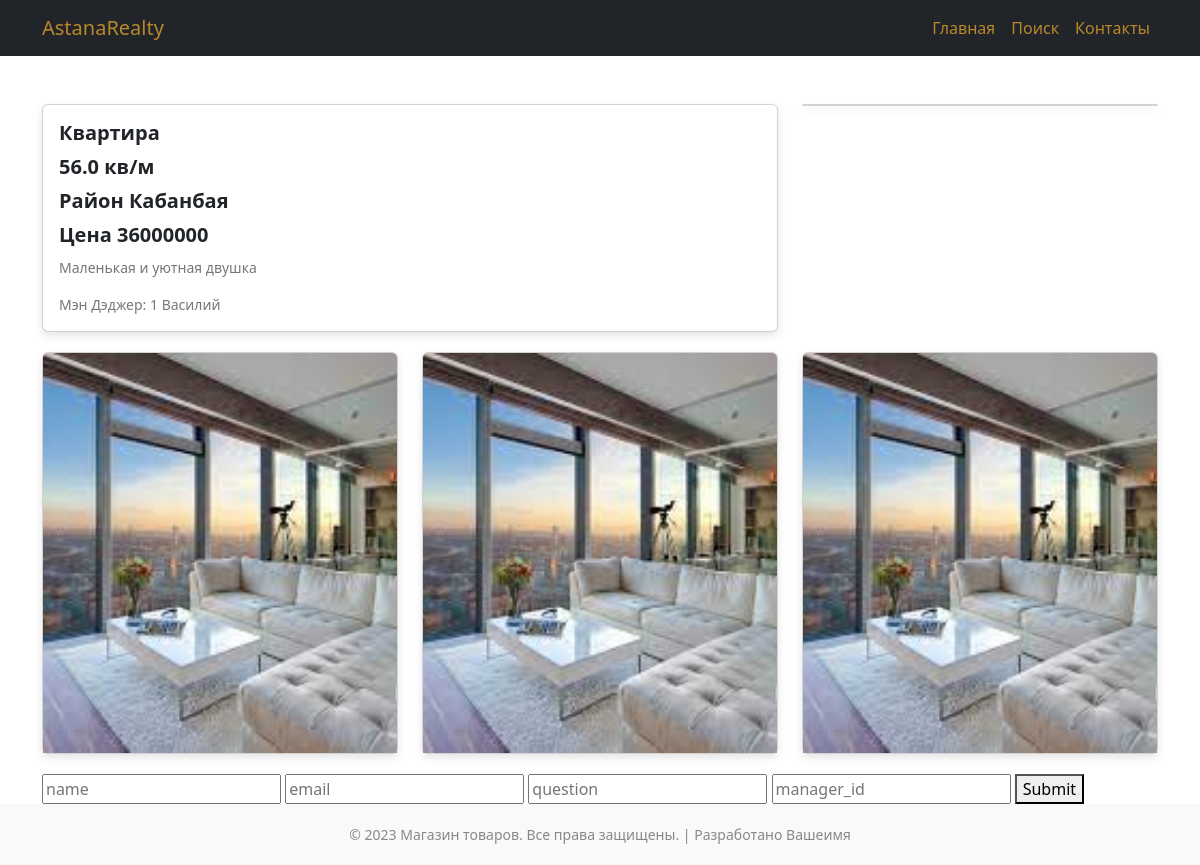
Page /home/2 on the committed database.
### homes/models.py (models this page shows, shortened)
class Home(models.Model):
    title = models.CharField(max_length=200, blank=True,null=True)
    info = models.TextField()
    s = models.FloatField()
    district = models.CharField(max_length=200)
    cost = models.IntegerField()
    img = models.ImageField(upload_to='img', blank=True, null=True)
    manager = models.ForeignKey(Manager, on_delete=models.PROTECT, blank=True, null=True)
    category = models.ForeignKey(Category, on_delete=models.PROTECT, blank=True, null=True)

### managers/models.py (models this page shows)
class Manager(models.Model):
    first_name = models.CharField(max_length=50)
    last_name = models.CharField(max_length=50)
    phone = models.CharField(max_length=50)
    email = models.EmailField()
    img = models.ImageField(upload_to='manager_img')
    def __str__(self):
        return f'{self.id}  {self.first_name}'

### homes/views.py (the view)
# urls.py: path('home/<int:pk>', detail_view, name='detail_page'),
def detail_view(request, pk):
    home = Home.objects.get(id=pk)
    if request.method == 'POST':
        form = ApplicationForm(request.POST)
        if form.is_valid():
            form.save()
        return redirect('homes:main_page')
    else:
        form = ApplicationForm()
    return render(request, 'detail.html', {'home': home, 'form': form})

### application/forms.py
class ApplicationForm(forms.ModelForm):
    class Meta:
        model = Application
        fields = ['name', 'email', 'question', 'manager_id']

### templates/detail.html (shortened to what this page needs)
{% extends 'base.html' %}
{% block content %}
<br>
<br>
<div class="container">
    <div class="row">
        <div class="col-md-8">
            <div class="card">
                <div class="card-body">
                    <h5 class="card-title">{{ home.title }}</h5>
                    <h5 class="card-title">{{ home.s }} кв/м</h5>
                    <h5 class="card-title">Район {{ home.district }}</h5>
                    <h5 class="card-title">Цена {{ home.cost }}</h5>
                    <p class="card-text">{{ home.info }}</p>
                    <p class="card-text">Мэн Дэджер: {{ home.manager }}</p>
                </div>
            </div>
        </div>
        <div class="col-md-4">
            <div class="card">
            </div>
        </div>
    </div>
    <div class="row">
        <div class="col-md-4">
            <div class="card">
                {% if home.img %}
                <img src="{{ home.img.url }}" class="card-img-top" alt="Товар 1">
                {% else %}
                <img src="https://edit.org/images/cat/book-covers-big-2019101610.jpg" class="card-img-top" alt="Товар 1">
                {% endif %}
            </div>
        </div>
        <div class="col-md-4">
            <div class="card">
                {% if home.img %}
                <img src="{{ home.img.url }}" class="card-img-top" alt="Товар 1">
                {% else %}
                <img src="https://edit.org/images/cat/book-covers-big-2019101610.jpg" class="card-img-top" alt="Товар 1">
                {% endif %}
            </div>
        </div>
        <div class="col-md-4">
            <div class="card">
                {% if home.img %}
                <img src="{{ home.img.url }}" class="card-img-top" alt="Товар 1">
                {% else %}
                <img src="https://edit.org/images/cat/book-covers-big-2019101610.jpg" class="card-img-top" alt="Товар 1">
                {% endif %}
            </div>
        </div>
    </div>
</div>
<div class="container">
    <form action="" method="post">
        <input name="name" placeholder="name">
        <input name="email" placeholder="email">
        <input name="question" placeholder="question">
        <input name="manager_id" placeholder="manager_id">
        <button type="submit"> Submit </button>
    </form>
</div>
{% endblock %}

### static/css/customcss.css (style rules this page uses)
.card { margin-bottom: 20px; box-shadow: 0 4px 8px rgba(0,0,0,0.1); transition: transform 0.3s; }
.card img { height: 400px; object-fit: cover; }
.card-title { margin-bottom: 10px; font-size: 20px; font-weight: bold; }
.card-text { color: #777; font-size: 14px; }

### rows in the picture
Home: title "Квартира", s "56.0", district "Кабанбая", cost "36000000", info "Маленькая и уютная двушка", manager "1 Василий", img (picture)
